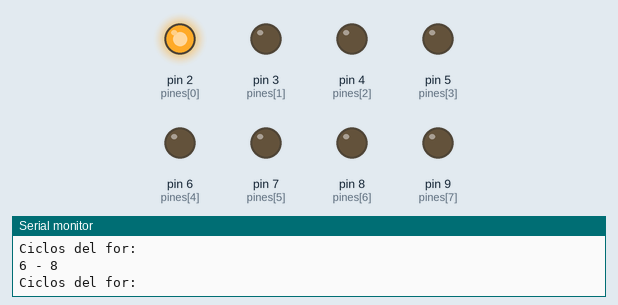
Simulated run of this sketch. Board: Arduino Uno, built with avr-gcc and run on an emulated ATmega328P. Parts: output pins drawn as LEDs (lit = HIGH), the last lines printed to the serial monitor.

Above: at 0.2 s.
At 4.2 s:
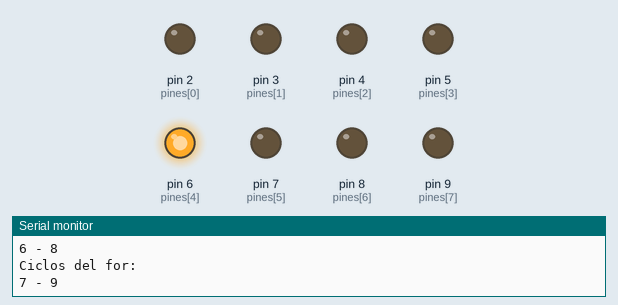
At 10.2 s:
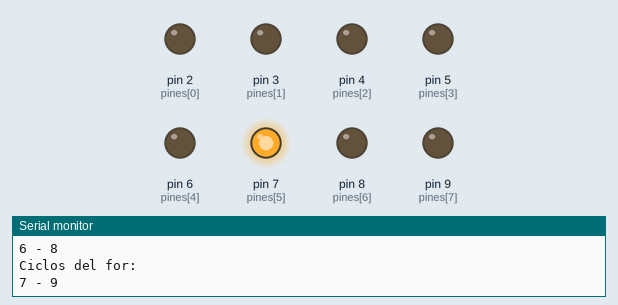
At 20.2 s:
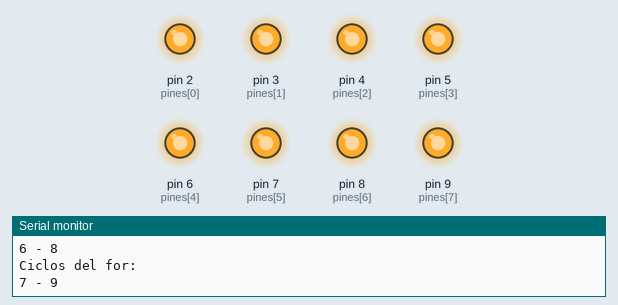
At 25.2 s:
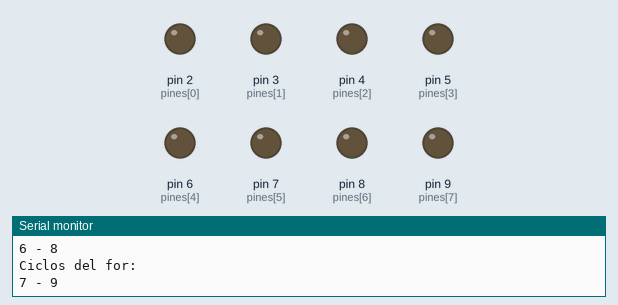
At 39.2 s:
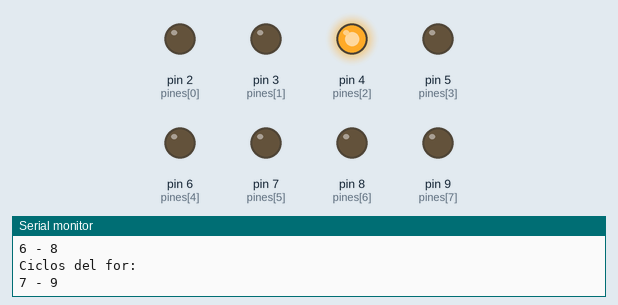
Timing chart, 0 to 40.0 s (numbered marks = the images above):
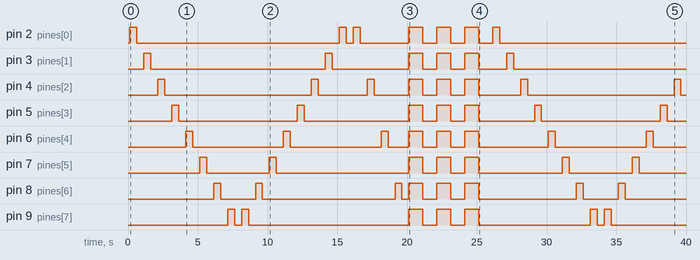

The sketch:

ejecicio_1_3_secuencias_con_funciones.ino
```cpp
int pines[] = { 2, 3, 4, 5, 6, 7, 8, 9};

void setup() {
  Serial.begin(9600);

  for(int inx = 0; inx <= 7 ; inx ++){
    pinMode(pines[inx], OUTPUT);
    Serial.println("Ciclos del for: ");
    Serial.print(inx);
    Serial.print(" - ");
    Serial.println(pines[inx]);
  }


}

void loop() {
  // put your main code here, to run repeatedly:

  normal();
  reversa();
  saltos();
  all_on_off();

}


void normal() {
  // logica de encendido uno a la vez

    for(int i = 0; i < 8; i ++ ){

       digitalWrite(pines[i], HIGH);
       delay(500);
       digitalWrite(pines[i], LOW);
       delay(500);
      }

  }

void reversa() {

    for(int i = 7; i >= 0; i -- ){

       digitalWrite(pines[i], HIGH);
       delay(500);
       digitalWrite(pines[i], LOW);
       delay(500);
      }
  }


 void saltos() {

    for(int i = 0; i < 8; i = i + 2) {

       digitalWrite(pines[i], HIGH);
       delay(500);
       digitalWrite(pines[i], LOW);
       delay(500);

      }

  }

void all_on_off () {

  for(int i = 0; i < 3; i ++ ){

       all_on();
       all_off();
    }

}

void all_on(){

   for(int i = 0; i < 8; i ++ ){
       digitalWrite(pines[i], HIGH);
    }

    delay(1000);

  }

void all_off() {

  for(int i = 0; i < 8; i ++ ){
       digitalWrite(pines[i], LOW);
    }

    delay(1000);

  }
```

Measured:
- by itself, pin 2 (pines[0]): LOW → HIGH at 0.14 s, → LOW 0.50 s later, → HIGH 14.5 s later, → LOW 0.50 s later, … (14 changes in this stretch)
- by itself, pin 3 (pines[1]): LOW → HIGH at 1.1 s, → LOW 0.50 s later, → HIGH 12.5 s later, → LOW 0.50 s later, … (12 changes in this stretch)
- by itself, pin 4 (pines[2]): LOW → HIGH at 2.1 s, → LOW 0.50 s later, → HIGH 10.5 s later, → LOW 0.50 s later, … (16 changes in this stretch)
- by itself, pin 5 (pines[3]): LOW → HIGH at 3.1 s, → LOW 0.50 s later, → HIGH 8.5 s later, → LOW 0.50 s later, … (14 changes in this stretch)
- by itself, pin 6 (pines[4]): LOW → HIGH at 4.1 s, → LOW 0.50 s later, → HIGH 6.5 s later, → LOW 0.50 s later, … (16 changes in this stretch)
- by itself, pin 7 (pines[5]): LOW → HIGH at 5.1 s, → LOW 0.50 s later, → HIGH 4.5 s later, → LOW 0.50 s later, … (14 changes in this stretch)
- by itself, pin 8 (pines[6]): LOW → HIGH at 6.1 s, → LOW 0.50 s later, → HIGH 2.5 s later, → LOW 0.50 s later, … (16 changes in this stretch)
- by itself, pin 9 (pines[7]): LOW → HIGH at 7.1 s, → LOW 0.50 s later, → HIGH 0.50 s later, → LOW 0.50 s later, … (14 changes in this stretch)
